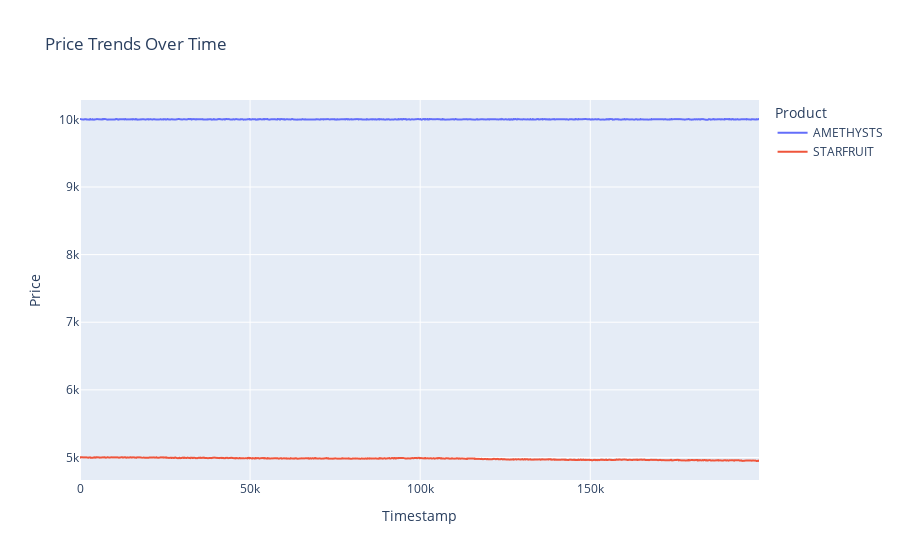

The notebook cell this image was saved under:
### Code cell
def plot_price_trends(dataframe):
    fig = px.line(dataframe, x='timestamp', y='price', color='symbol', 
                  title='Price Trends Over Time', 
                  labels={'price': 'Trade Price', 'timestamp': 'Timestamp'})
    fig.update_layout(xaxis_title="Timestamp", yaxis_title="Price", legend_title="Product")
    return fig

plot_price_trends(trade_history_df).show()


# # Volume of Trades Over Time
# fig_volume_trades = px.line(trade_history_df, x='timestamp', y='quantity', color='symbol',
#                             title='Volume of Trades Over Time', labels={'quantity': 'Trade Quantity', 'timestamp': 'Timestamp'})
# fig_volume_trades.show()

### Figure 1 — Plotly figure (JSON) as saved in the notebook; plotly's stock layout.template omitted (floating-point values rounded to 4 significant figures; data arrays with more than 128 entries replaced by an {"elided": "..."} marker saying what was removed)
{"data": [{"hovertemplate": "symbol=AMETHYSTS<br>Timestamp=%{x}<br>Trade Price=%{y}<extra></extra>", "legendgroup": "AMETHYSTS", "line": {"color": "#636efa", "dash": "solid"}, "marker": {"symbol": "circle"}, "mode": "lines", "name": "AMETHYSTS", "showlegend": true, "type": "scattergl", "x": {"elided": "829 int values"}, "xaxis": "x", "y": {"elided": "829 int values"}, "yaxis": "y"}, {"hovertemplate": "symbol=STARFRUIT<br>Timestamp=%{x}<br>Trade Price=%{y}<extra></extra>", "legendgroup": "STARFRUIT", "line": {"color": "#EF553B", "dash": "solid"}, "marker": {"symbol": "circle"}, "mode": "lines", "name": "STARFRUIT", "showlegend": true, "type": "scattergl", "x": {"elided": "940 int values"}, "xaxis": "x", "y": {"elided": "940 int values"}, "yaxis": "y"}], "layout": {"legend": {"title": {"text": "Product"}, "tracegroupgap": 0}, "title": {"text": "Price Trends Over Time"}, "xaxis": {"anchor": "y", "domain": [0, 1], "title": {"text": "Timestamp"}}, "yaxis": {"anchor": "x", "domain": [0, 1], "title": {"text": "Price"}}}}
